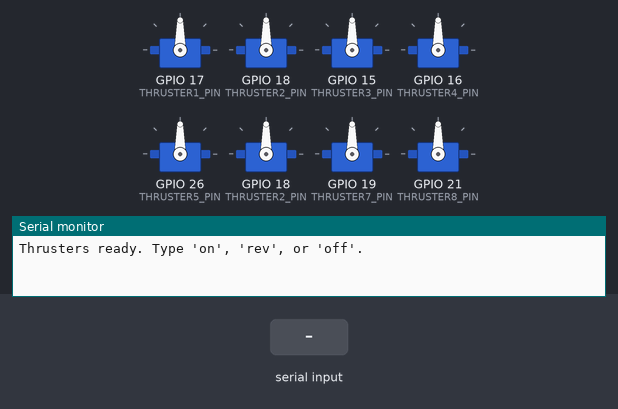
Recording of a sketch running on a simulated ESP32. Shown: 8 × servo, the last lines printed to the serial monitor. The test bench sets the inputs (shaded band).

Above: at 4.2 s.
4.3 s: "w\n" received over Serial
At 5.4 s:
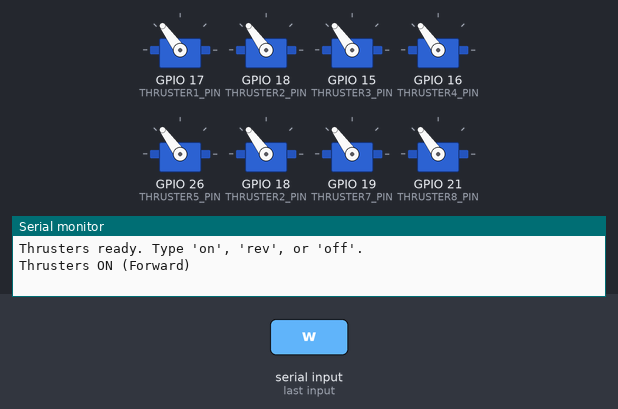
5.8 s: "a\n" received over Serial
At 6.5 s:
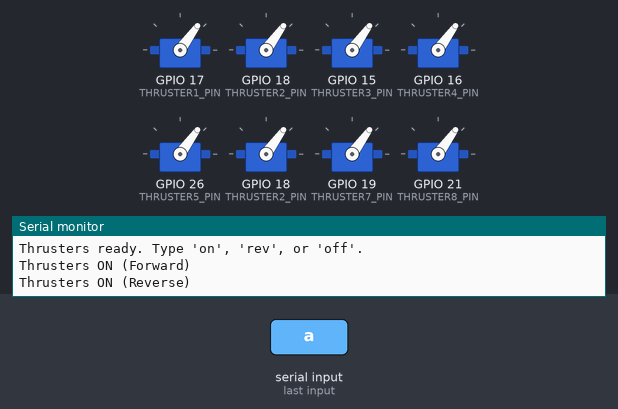
7.3 s: "n\n" received over Serial
At 7.7 s:
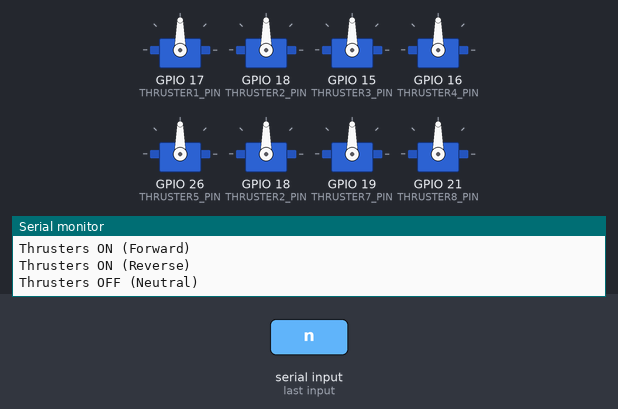
Timing chart, 0 to 10.3 s (numbered marks = the images above; inputs shaded):
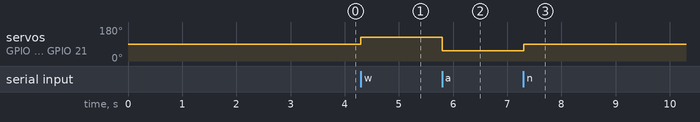

Measured:
- after the input at 4.3 s, servo on GPIO 17 (THRUSTER1_PIN), servo on GPIO 18 (THRUSTER2_PIN), servo on GPIO 15 (THRUSTER3_PIN), servo on GPIO 16 (THRUSTER4_PIN), servo on GPIO 26 (THRUSTER5_PIN), servo on GPIO 18 (THRUSTER2_PIN), servo on GPIO 19 (THRUSTER7_PIN), servo on GPIO 21 (THRUSTER8_PIN): 90° → 126° at once
- after the input at 5.8 s, servo on GPIO 17 (THRUSTER1_PIN), servo on GPIO 18 (THRUSTER2_PIN), servo on GPIO 15 (THRUSTER3_PIN), servo on GPIO 16 (THRUSTER4_PIN), servo on GPIO 26 (THRUSTER5_PIN), servo on GPIO 18 (THRUSTER2_PIN), servo on GPIO 19 (THRUSTER7_PIN), servo on GPIO 21 (THRUSTER8_PIN): 126° → 54° at once
- after the input at 7.3 s, servo on GPIO 17 (THRUSTER1_PIN), servo on GPIO 18 (THRUSTER2_PIN), servo on GPIO 15 (THRUSTER3_PIN), servo on GPIO 16 (THRUSTER4_PIN), servo on GPIO 26 (THRUSTER5_PIN), servo on GPIO 18 (THRUSTER2_PIN), servo on GPIO 19 (THRUSTER7_PIN), servo on GPIO 21 (THRUSTER8_PIN): 54° → 90° at once

The sketch:

full_thrust.ino
```cpp
#include <ESP32Servo.h>

// Thruster pin definitions
#define THRUSTER1_PIN 17
#define THRUSTER2_PIN 18
#define THRUSTER3_PIN 15
#define THRUSTER4_PIN 16
#define THRUSTER5_PIN 26
#define THRUSTER6_PIN 18
#define THRUSTER7_PIN 19
#define THRUSTER8_PIN 21

Servo thruster[8];

void setup() {
  Serial.begin(115200);

  int pins[8] = {THRUSTER1_PIN, THRUSTER2_PIN, THRUSTER3_PIN, THRUSTER4_PIN,
                 THRUSTER5_PIN, THRUSTER6_PIN, THRUSTER7_PIN, THRUSTER8_PIN};

  // Attach ESCs to pins
  for (int i = 0; i < 8; i++) {
    thruster[i].setPeriodHertz(50);
    thruster[i].attach(pins[i], 1000, 2000);
    thruster[i].writeMicroseconds(1500); // Neutral on startup
  }

  delay(3000); // Allow ESCs to arm
  Serial.println("Thrusters ready. Type 'on', 'rev', or 'off'.");
}

void loop() {
  if (Serial.available()) {
    String cmd = Serial.readStringUntil('\n');
    cmd.trim();

    if (cmd == "w") {
      setThrusters(1700);
      Serial.println("Thrusters ON (Forward)");
    }
    else if (cmd == "a") {
      setThrusters(1300);
      Serial.println("Thrusters ON (Reverse)");
    }
    else if (cmd == "n") {
      setThrusters(1500);
      Serial.println("Thrusters OFF (Neutral)");
    }
  }
}

// Function to set all thrusters
void setThrusters(int pulse) {
  for (int i = 0; i < 8; i++) {
    thruster[i].writeMicroseconds(pulse);
  }
}
```
